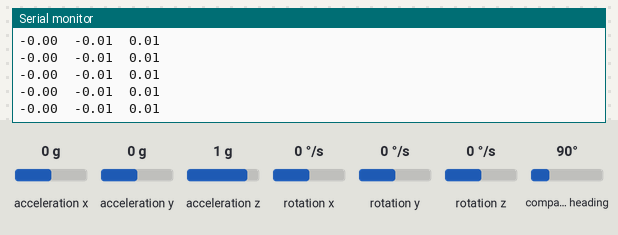
A sketch run on a simulated Arduino Nano 33 BLE. Parts: the last lines printed to the serial monitor. Inputs (shaded band) come from the test bench; at power-on: acceleration z 1 g, acceleration y 0 g, rotation x 0 °/s, acceleration x 0 g, rotation y 0 °/s, rotation z 0 °/s, compass heading 90°.

Above: at 1.3 s.
1.4 s: acceleration z set to 0 g
At 2.3 s:
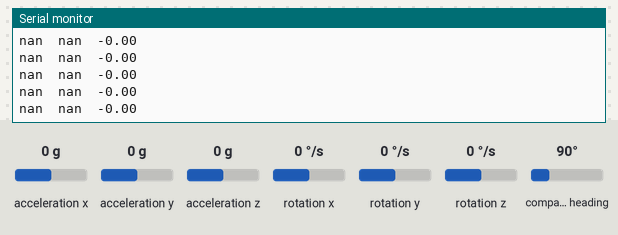
3.3 s: acceleration y set to -1.4 g
At 3.8 s:
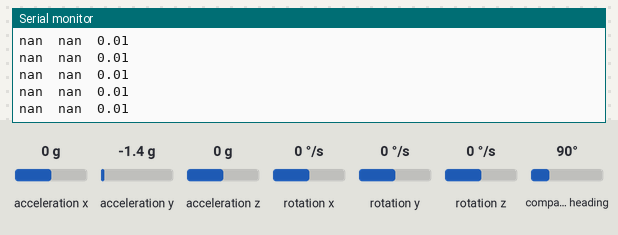
4.8 s: rotation x set to -192 °/s
At 5.4 s:
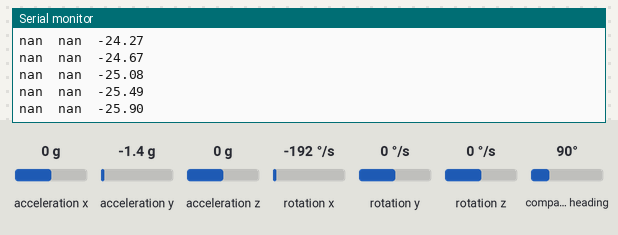
Timing chart, 0 to 7.8 s (numbered marks = the images above; inputs shaded):
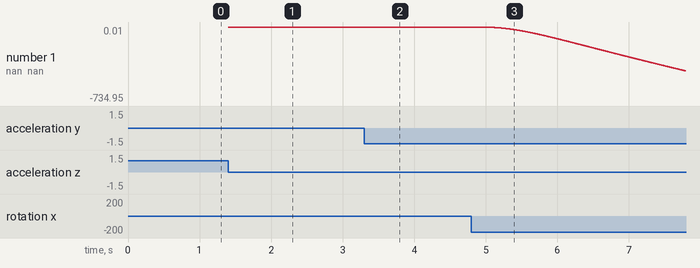

Measured:
- after the input at 1.4 s, the serial monitor: prints a new line at once (image 1)
- after the input at 3.3 s, the serial monitor: prints a new line at once (image 2)
- after the input at 4.8 s, the serial monitor: prints a new line after 0.05 s (image 3)
- plotted number 1: 0.01 → -734.38 after the input at 4.8 s

The sketch:

tracking.ino
```cpp
// (licence header left out)
#include <Arduino_LSM9DS1.h>
#include <Wire.h>
#include "Kalman.h" // Source: https://github.com/TKJElectronics/KalmanFilter

#define RESTRICT_PITCH // Comment out to restrict roll to ±90deg instead - please read: http://www.freescale.com/files/sensors/doc/app_note/AN3461.pdf

Kalman kalmanX, kalmanY, kalmanZ; // Create the Kalman instances

const uint8_t MPU6050 = 0x68; // If AD0 is logic low on the PCB the address is 0x68, otherwise set this to 0x69
const uint8_t HMC5883L = 0x1E; // Address of magnetometer

/* IMU Data */
float accX, accY, accZ;
float gyroX, gyroY, gyroZ;
float magX, magY, magZ;
int16_t tempRaw;

double roll, pitch, yaw; // Roll and pitch are calculated using the accelerometer while yaw is calculated using the magnetometer

double gyroXangle, gyroYangle, gyroZangle; // Angle calculate using the gyro only
double compAngleX, compAngleY, compAngleZ; // Calculated angle using a complementary filter
double kalAngleX, kalAngleY, kalAngleZ; // Calculated angle using a Kalman filter


float rotate_x, rotate_y, rotate_z;
float vx, vy, vz;
float x, y, z;

float ax_offset, ay_offset, az_offset;

uint32_t timer;
uint8_t i2cData[14]; // Buffer for I2C data

#define MAG0MAX 603
#define MAG0MIN -578

#define MAG1MAX 542
#define MAG1MIN -701

#define MAG2MAX 547
#define MAG2MIN -556

// float magOffset[3] = { (MAG0MAX + MAG0MIN) / 2, (MAG1MAX + MAG1MIN) / 2, (MAG2MAX + MAG2MIN) / 2 };
float magOffset[3] = { (MAG0MAX + MAG0MIN) / 2, (MAG1MAX + MAG1MIN) / 2, (MAG2MAX + MAG2MIN) / 2 };
double magGain[3];

void setup() {
  delay(100); // Wait for sensors to get ready
  Serial.begin(9600);

  while(!Serial)
    Serial.println("Serial ON");

  IMU.begin();

  Wire.begin();
  Wire.setClock(400000L);

  calibrateMag();

  rotate_x = 0;
  rotate_y = 0;
  rotate_z = 0;
  vx = 0;
  vy = 0;
  vz = 0;
  x = 0;
  y = 0;
  z = 0;

  while(!IMU.accelerationAvailable())
    IMU.readAcceleration(ax_offset, ay_offset, az_offset);

  /* Set Kalman and gyro starting angle */
  if(IMU.gyroscopeAvailable() && IMU.accelerationAvailable()) {
    updateMPU6050();
    updatePitchRoll();
    if(IMU.magneticFieldAvailable()) {
      updateHMC5883L();
    }
  }

  kalmanX.setAngle(roll); // First set roll starting angle
  gyroXangle = roll;
  compAngleX = roll;

  kalmanY.setAngle(pitch); // Then pitch
  gyroYangle = pitch;
  compAngleY = pitch;

  yaw = 0;
  kalmanZ.setAngle(yaw); // And finally yaw
  gyroZangle = yaw;
  compAngleZ = yaw;

  timer = micros(); // Initialize the timer
}

void loop() {
  float ax_temp, ay_temp, az_temp;
  if(IMU.gyroscopeAvailable() && IMU.accelerationAvailable() && IMU.magneticFieldAvailable())
  {
    /* Update all the IMU values */
    updateMPU6050();
    updateHMC5883L();

    double dt = (double)(micros() - timer) / 1000000; // Calculate delta time
    timer = micros();


    /* Roll and pitch estimation */
    updatePitchRoll();
    double gyroXrate = gyroX; // Convert to deg/s
    double gyroYrate = gyroY; // Convert to deg/s

  #ifdef RESTRICT_PITCH
    // This fixes the transition problem when the accelerometer angle jumps between -180 and 180 degrees
    if ((roll < -90 && kalAngleX > 90) || (roll > 90 && kalAngleX < -90)) {
      kalmanX.setAngle(roll);
      compAngleX = roll;
      kalAngleX = roll;
      gyroXangle = roll;
    } else
      kalAngleX = kalmanX.getAngle(roll, gyroXrate, dt); // Calculate the angle using a Kalman filter

    if (abs(kalAngleX) > 90)
      gyroYrate = -gyroYrate; // Invert rate, so it fits the restricted accelerometer reading
    kalAngleY = kalmanY.getAngle(pitch, gyroYrate, dt);
  #else
    // This fixes the transition problem when the accelerometer angle jumps between -180 and 180 degrees
    if ((pitch < -90 && kalAngleY > 90) || (pitch > 90 && kalAngleY < -90)) {
      kalmanY.setAngle(pitch);
      compAngleY = pitch;
      kalAngleY = pitch;
      gyroYangle = pitch;
    } else
      kalAngleY = kalmanY.getAngle(pitch, gyroYrate, dt); // Calculate the angle using a Kalman filter

    if (abs(kalAngleY) > 90)
      gyroXrate = -gyroXrate; // Invert rate, so it fits the restricted accelerometer reading
    kalAngleX = kalmanX.getAngle(roll, gyroXrate, dt); // Calculate the angle using a Kalman filter
  #endif


    /* Yaw estimation */
    updateYaw();
    double gyroZrate = gyroZ; // Convert to deg/s
    // This fixes the transition problem when the yaw angle jumps between -180 and 180 degrees
    if ((yaw < -90 && kalAngleZ > 90) || (yaw > 90 && kalAngleZ < -90)) {
      kalmanZ.setAngle(yaw);
      compAngleZ = yaw;
      kalAngleZ = yaw;
      gyroZangle = yaw;
    } else
      kalAngleZ = kalmanZ.getAngle(yaw, gyroZrate, dt); // Calculate the angle using a Kalman filter


    /* Estimate angles using gyro only */
    gyroXangle += gyroXrate * dt; // Calculate gyro angle without any filter
    gyroYangle += gyroYrate * dt;
    gyroZangle += gyroZrate * dt;
    gyroXangle += kalmanX.getRate() * dt; // Calculate gyro angle using the unbiased rate from the Kalman filter
    gyroYangle += kalmanY.getRate() * dt;
    gyroZangle += kalmanZ.getRate() * dt;

    /* Estimate angles using complimentary filter */
    compAngleX = 0.93 * (compAngleX + gyroXrate * dt) + 0.07 * roll; // Calculate the angle using a Complimentary filter
    compAngleY = 0.93 * (compAngleY + gyroYrate * dt) + 0.07 * pitch;
    compAngleZ = 0.93 * (compAngleZ + gyroZrate * dt) + 0.07 * yaw;

    // Reset the gyro angles when they has drifted too much
    if (gyroXangle < -180 || gyroXangle > 180)
      gyroXangle = kalAngleX;
    if (gyroYangle < -180 || gyroYangle > 180)
      gyroYangle = kalAngleY;
    if (gyroZangle < -180 || gyroZangle > 180)
      gyroZangle = kalAngleZ;


    /* Print Data */
  #if 0
    Serial.print(roll); Serial.print("\t");
    Serial.print(gyroXangle); Serial.print("\t");
    Serial.print(compAngleX); Serial.print("\t");
    Serial.print(kalAngleX); Serial.print("\t");

    Serial.print("\t");

    Serial.print(pitch); Serial.print("\t");
    Serial.print(gyroYangle); Serial.print("\t");
    Serial.print(compAngleY); Serial.print("\t");
    Serial.print(kalAngleY); Serial.print("\t");

    Serial.print("\t");

    Serial.print(yaw); Serial.print("\t");
    Serial.print(gyroZangle); Serial.print("\t");
    Serial.print(compAngleZ); Serial.print("\t");
    Serial.print(kalAngleZ); Serial.print("\t");
  #endif
  #if 0 // Set to 1 to print the IMU data
    Serial.print(accX / 16384.0); Serial.print("\t"); // Converted into g's
    Serial.print(accY / 16384.0); Serial.print("\t");
    Serial.print(accZ / 16384.0); Serial.print("\t");

    Serial.print(gyroXrate); Serial.print("\t"); // Converted into degress per second
    Serial.print(gyroYrate); Serial.print("\t");
    Serial.print(gyroZrate); Serial.print("\t");

    Serial.print(magX); Serial.print("\t"); // After gain and offset compensation
    Serial.print(magY); Serial.print("\t");
    Serial.print(magZ); Serial.print("\t");
  #endif
  #if 0 // Set to 1 to print the temperature
    Serial.print("\t");

    double temperature = (double)tempRaw / 340.0 + 36.53;
    Serial.print(temperature); Serial.print("\t");
  #endif

    gyroX = -gyroX;
    accX = -accX;


    kalAngleX = kalAngleX * PI / 180;
    kalAngleY = kalAngleY * PI / 180;
    kalAngleZ = kalAngleZ * PI / 180;

    ax_temp = accX;
    ay_temp = accY * cos(kalAngleX) - accZ * sin(kalAngleX);
    az_temp = accY * sin(kalAngleX) + accZ * cos(kalAngleX);
    accX = ax_temp;
    accY = ay_temp;
    accZ = az_temp;

    ax_temp = accX * cos(kalAngleY) + accZ * sin(kalAngleY);
    ay_temp = accY;
    az_temp = - accX * sin(kalAngleY) + accZ * cos(kalAngleY);
    accX = ax_temp;
    accY = ay_temp;
    accX = az_temp;

    ax_temp = accX * cos(kalAngleZ) - accY * sin(kalAngleZ);
    ay_temp = accX * sin(kalAngleZ) + accY * cos(kalAngleZ);
    az_temp = accZ;
    accX = ax_temp;
    accY = ay_temp;
    accZ = az_temp;

    accX = accX - ax_offset;
    accY = accY - ay_offset;
    accZ = accZ - az_offset;

    x = x + (vx + vx + 9.8 * accX * dt) * dt / 2;
    y = y + (vy + vy + 9.8 * accY * dt) * dt / 2;
    z = z + (vz + vz + 9.8 * accZ * dt) * dt / 2;

    vx = vx + 9.8 * accX * dt;
    vy = vy + 9.8 * accY * dt;
    vz = vz + 9.8 * accZ * dt;

    if (gyroX * gyroX + gyroY * gyroY + gyroZ * gyroZ < 100)
    {
      // Compute new offset (including the gravity)
      ax_offset = ax_offset + accX;
      ay_offset = ay_offset + accY;
      az_offset = az_offset + accZ;
      // Set velocity zero
      vx = 0;
      vy = 0;
      vz = 0;
    }

    Serial.print(x*100);
    Serial.print('\t');
    Serial.print(y*100);
    Serial.print('\t');
    Serial.println(z*100);
  }
}

void updateMPU6050() {
  IMU.readAcceleration(accX, accY, accZ);
  IMU.readGyroscope(gyroX, gyroY, gyroZ);
}

void updateHMC5883L() {
  IMU.readMagneticField(magX, magY, magZ);
}

void updatePitchRoll() {
  // Source: http://www.freescale.com/files/sensors/doc/app_note/AN3461.pdf eq. 25 and eq. 26
  // atan2 outputs the value of -π to π (radians) - see http://en.wikipedia.org/wiki/Atan2
  // It is then converted from radians to degrees
#ifdef RESTRICT_PITCH // Eq. 25 and 26
  roll = atan2(accY, accZ) * RAD_TO_DEG;
  pitch = atan(-accX / sqrt(accY * accY + accZ * accZ)) * RAD_TO_DEG;
#else // Eq. 28 and 29
  roll = atan(accY / sqrt(accX * accX + accZ * accZ)) * RAD_TO_DEG;
  pitch = atan2(-accX, accZ) * RAD_TO_DEG;
#endif
}

void updateYaw() { // See: http://www.freescale.com/files/sensors/doc/app_note/AN4248.pdf
  magX *= -1; // Invert axis - this it done here, as it should be done after the calibration
  magZ *= -1;

  // magX *= magGain[0];
  // magY *= magGain[1];
  // magZ *= magGain[2];

  magX *= 1;
  magY *= 1;
  magZ *= 1;

  magX -= magOffset[0]/20;
  magY -= magOffset[1]/20;
  magZ -= magOffset[2]/20;

  double rollAngle = kalAngleX * DEG_TO_RAD;
  double pitchAngle = kalAngleY * DEG_TO_RAD;

  double Bfy = magZ * sin(rollAngle) - magY * cos(rollAngle);
  double Bfx = magX * cos(pitchAngle) + magY * sin(pitchAngle) * sin(rollAngle) + magZ * sin(pitchAngle) * cos(rollAngle);
  if(Bfx != 0) {
    yaw = atan2(-Bfy, Bfx) * RAD_TO_DEG;
    yaw *= -1;
  }
}

void calibrateMag() { // Inspired by: https://code.google.com/p/open-headtracker/
  // i2cWrite(HMC5883L, 0x00, 0x11, true);
  // delay(100); // Wait for sensor to get ready
  updateHMC5883L(); // Read positive bias values

  int16_t magPosOff[3] = { magX, magY, magZ };
  magOffset[0] = magX;
  magOffset[1] = magY;
  magOffset[2] = magZ;


  // i2cWrite(HMC5883L, 0x00, 0x12, true);
  // delay(100); // Wait for sensor to get ready
  // updateHMC5883L(); // Read negative bias values

  // int16_t magNegOff[3] = { magX, magY, magZ };

  // magGain[0] = -2500 / float(magNegOff[0] - magPosOff[0]);
  // magGain[1] = -2500 / float(magNegOff[1] - magPosOff[1]);
  // magGain[2] = -2500 / float(magNegOff[2] - magPosOff[2]);

#if 0
  Serial.print("Mag cal: ");
  Serial.print(magPosOff[0]);
  Serial.print(",");
  Serial.print(magPosOff[1]);
  Serial.print(",");
  Serial.println(magPosOff[2]);

  // Serial.print("Gain: ");
  // Serial.print(magGain[0]);
  // Serial.print(",");
  // Serial.print(magGain[1]);
  // Serial.print(",");
  // Serial.println(magGain[2]);
#endif
}
```

Kalman.h
```cpp
// (licence header left out)
#ifndef _Kalman_h
#define _Kalman_h

class Kalman {
public:
    Kalman() {
        /* We will set the variables like so, these can also be tuned by the user */
        Q_angle = 0.001;
        Q_bias = 0.003;
        R_measure = 0.03;

        angle = 0; // Reset the angle
        bias = 0; // Reset bias

        P[0][0] = 0; // Since we assume that the bias is 0 and we know the starting angle (use setAngle), the error covariance matrix is set like so - see: http://en.wikipedia.org/wiki/Kalman_filter#Example_application.2C_technical
        P[0][1] = 0;
        P[1][0] = 0;
        P[1][1] = 0;
    };
    // The angle should be in degrees and the rate should be in degrees per second and the delta time in seconds
    double getAngle(double newAngle, double newRate, double dt) {
        // KasBot V2  -  Kalman filter module - http://www.x-firm.com/?page_id=145
        // Modified by Kristian Lauszus
        // See my blog post for more information: http://blog.tkjelectronics.dk/2012/09/a-practical-approach-to-kalman-filter-and-how-to-implement-it

        // Discrete Kalman filter time update equations - Time Update ("Predict")
        // Update xhat - Project the state ahead
        /* Step 1 */
        rate = newRate - bias;
        angle += dt * rate;

        // Update estimation error covariance - Project the error covariance ahead
        /* Step 2 */
        P[0][0] += dt * (dt*P[1][1] - P[0][1] - P[1][0] + Q_angle);
        P[0][1] -= dt * P[1][1];
        P[1][0] -= dt * P[1][1];
        P[1][1] += Q_bias * dt;

        // Discrete Kalman filter measurement update equations - Measurement Update ("Correct")
        // Calculate Kalman gain - Compute the Kalman gain
        /* Step 4 */
        S = P[0][0] + R_measure;
        /* Step 5 */
        K[0] = P[0][0] / S;
        K[1] = P[1][0] / S;

        // Calculate angle and bias - Update estimate with measurement zk (newAngle)
        /* Step 3 */
        y = newAngle - angle;
        /* Step 6 */
        angle += K[0] * y;
        bias += K[1] * y;

        // Calculate estimation error covariance - Update the error covariance
        /* Step 7 */
        P[0][0] -= K[0] * P[0][0];
        P[0][1] -= K[0] * P[0][1];
        P[1][0] -= K[1] * P[0][0];
        P[1][1] -= K[1] * P[0][1];

        return angle;
    };
    void setAngle(double newAngle) { angle = newAngle; }; // Used to set angle, this should be set as the starting angle
    double getRate() { return rate; }; // Return the unbiased rate

    /* These are used to tune the Kalman filter */
    void setQangle(double newQ_angle) { Q_angle = newQ_angle; };
    void setQbias(double newQ_bias) { Q_bias = newQ_bias; };
    void setRmeasure(double newR_measure) { R_measure = newR_measure; };

    double getQangle() { return Q_angle; };
    double getQbias() { return Q_bias; };
    double getRmeasure() { return R_measure; };

private:
    /* Kalman filter variables */
    double Q_angle; // Process noise variance for the accelerometer
    double Q_bias; // Process noise variance for the gyro bias
    double R_measure; // Measurement noise variance - this is actually the variance of the measurement noise

    double angle; // The angle calculated by the Kalman filter - part of the 2x1 state vector
    double bias; // The gyro bias calculated by the Kalman filter - part of the 2x1 state vector
    double rate; // Unbiased rate calculated from the rate and the calculated bias - you have to call getAngle to update the rate

    double P[2][2]; // Error covariance matrix - This is a 2x2 matrix
    double K[2]; // Kalman gain - This is a 2x1 vector
    double y; // Angle difference
    double S; // Estimate error
};

#endif
```
